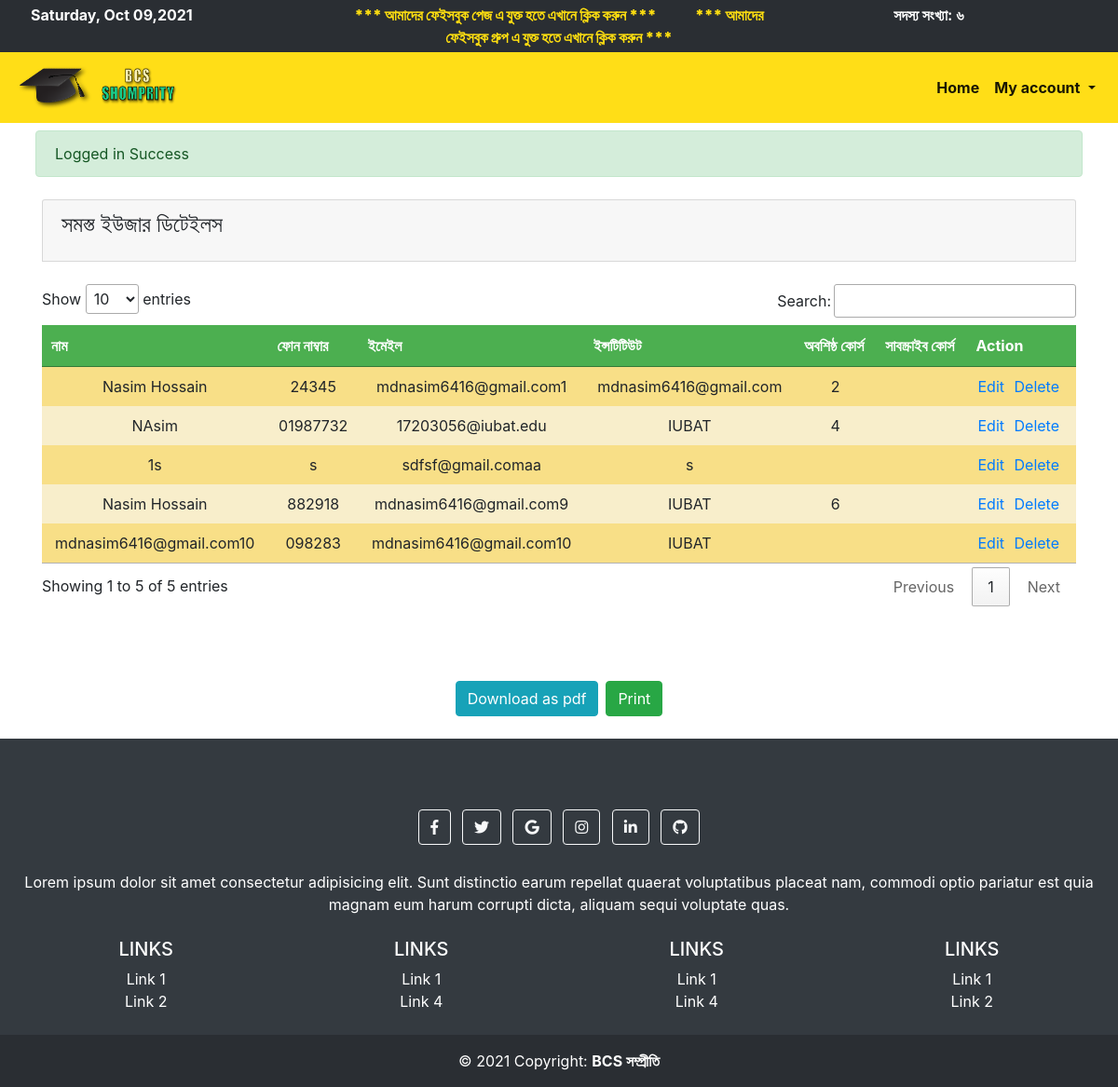
The app's page /admin/all_users.php (signed in) with its own data.
### tables this page shows
CREATE TABLE `user` (
  `id` int(255) NOT NULL,
  `name` varchar(250) NOT NULL,
  `phone` varchar(100) NOT NULL,
  `email` varchar(100) NOT NULL,
  `institute` varchar(100) NOT NULL,
  `password` varchar(100) NOT NULL,
  `registrationtime` timestamp NOT NULL DEFAULT current_timestamp(),
  `remaining_courses` int(11) DEFAULT NULL,
  `subscribed_courses` varchar(1000) DEFAULT NULL,
  `type` varchar(255) NOT NULL DEFAULT 'user',
  `validation_code` varchar(255) DEFAULT NULL
);

### link/dbname.php (called while the page is built, shortened)
<?php
$USER = 'user';

### admin/all_users.php (the view, shortened to what this page needs)
<?php include 'toplayout.php';
$data = all_by_userID_NOT($USER,'type','admin');
?>
<div class="container">
    <div class=" card card-header">
        <h4 class="card-title text-center" style="display: flex"> সমস্ত ইউজার ডিটেইলস</h4>
    </div>
    <br>
    <table class="category_table text-center" id="table_id">
        <thead>
            <tr>
                <th> নাম </th>
                <th> ফোন নাম্বার</th>
                <th> ইমেইল</th>
                <th> ইন্সটিটিউট</th>
                <th> অবশিষ্ঠ কোর্স</th>
                <th class="d-print-none"> সাবস্ক্রাইব কোর্স</th>
                <th class="d-print-none"> Action </th>
            </tr>
        </thead>
        <?php  foreach ($data as $row) { ?>
        <tr>
            <td><?php  echo $row['name']; ?></td>
            <td><?php  echo $row['phone']; ?></td>
            <td><?php  echo $row['email']; ?></td>
            <td><?php  echo $row['institute']; ?></td>
            <td><?php echo $row['remaining_courses']?> </td>
            <td class="d-print-none"><?php  echo $row['subscribed_courses']; ?></td>
            <td class="d-print-none">
                <form action="../link/delete_user.php" method="post">
                <a  class="bg-transparent text-primary"  href="edit_users.php?id=<?php echo $row['id']; ?>">Edit</a>
                 <button type="submit" class="bg-transparent text-primary border-0" name="delete_user"  onclick="return confirm('Are you sure you want Delete this user?');">Delete</button>
                </form>
            </td>
        </tr>
        <?php  } ?>
    </table>
    <br>
    <br>
</div>
<br>
<div class="container hide pt-2">
    <div class="d-flex justify-content-center">
        <form action="download_user" method="post">
        <input class="btn btn-info  d-print-none" type="submit"name="downloaod_result" value="Download as pdf"></input>
        </form>
        <button class="btn btn-success d-print-none ml-2" onclick="window.print();" >Print</button>
    </div>
</div>
<br>
<div class="d-print-none">
<?php include 'bottomlayout.php'; ?>

### records on screen
user: name "Nasim Hossain", phone "24345", email "mdnasim6416@gmail.com1", institute "mdnasim6416@gmail.com", remaining_courses "2"
user: name "NAsim", phone "01987732", email "17203056@iubat.edu", institute "IUBAT", remaining_courses "4"
user: name "1s", phone "s", email "sdfsf@gmail.comaa", institute "s"
user: name "Nasim Hossain", phone "882918", email "mdnasim6416@gmail.com9", institute "IUBAT", remaining_courses "6"
user: name "mdnasim6416@gmail.com10", phone "098283", email "mdnasim6416@gmail.com10", institute "IUBAT"

### other values on screen
englishToBangla($totalmember) "৬"
$_SESSION['message'] "Logged in Success"
